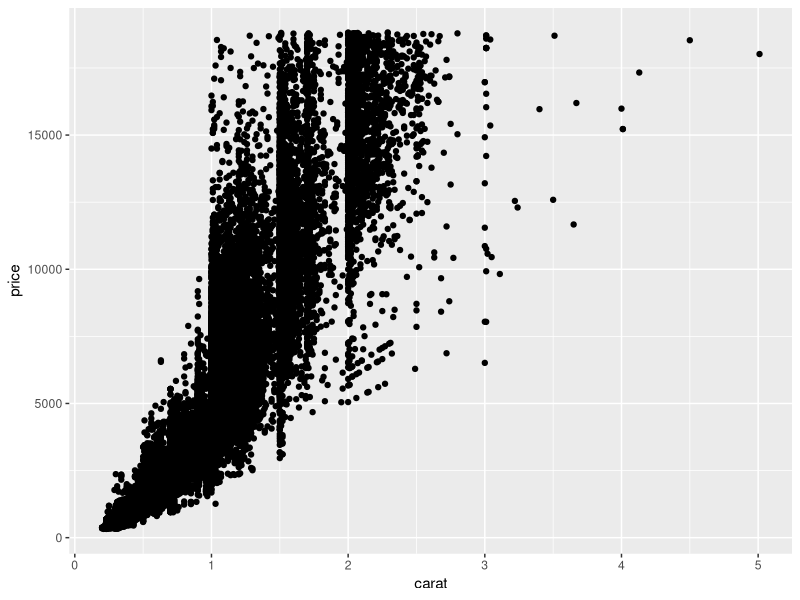
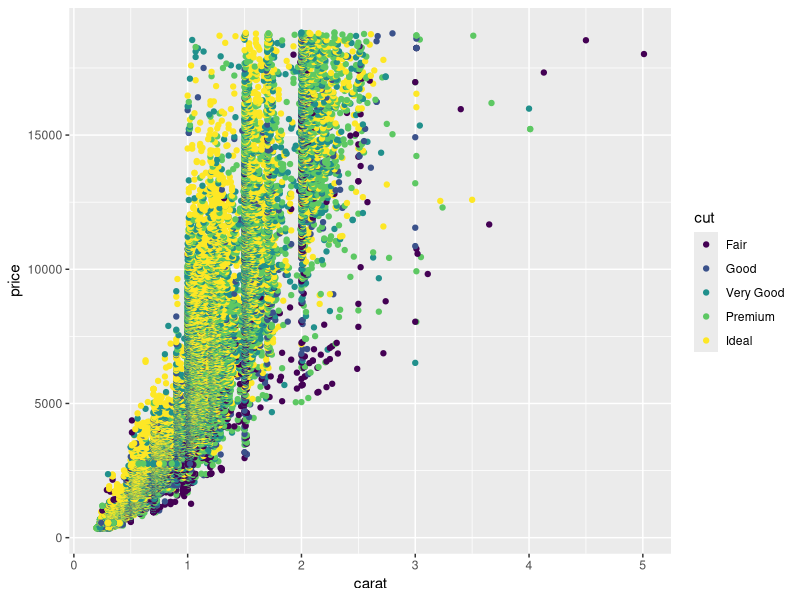
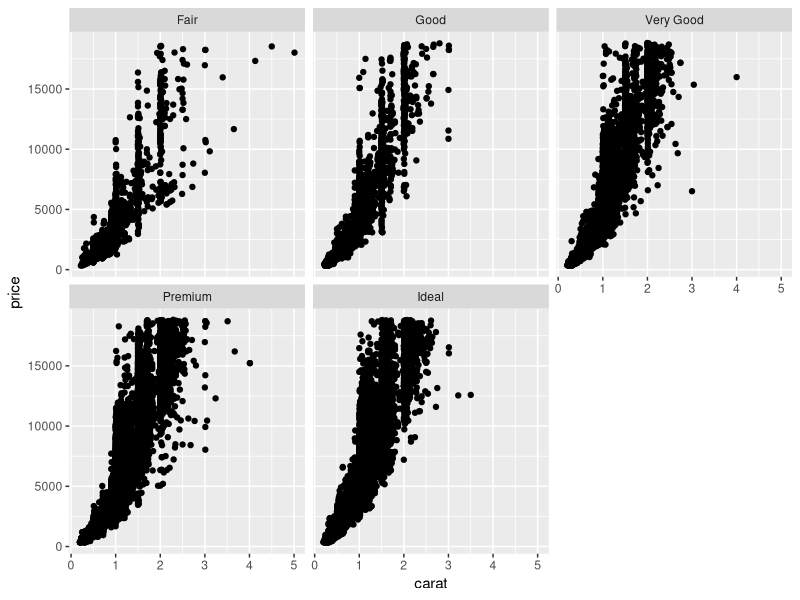
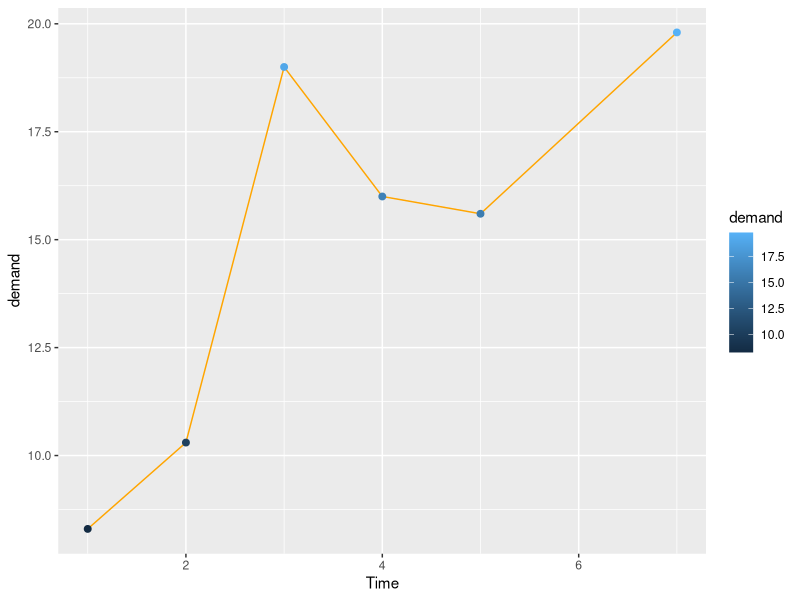
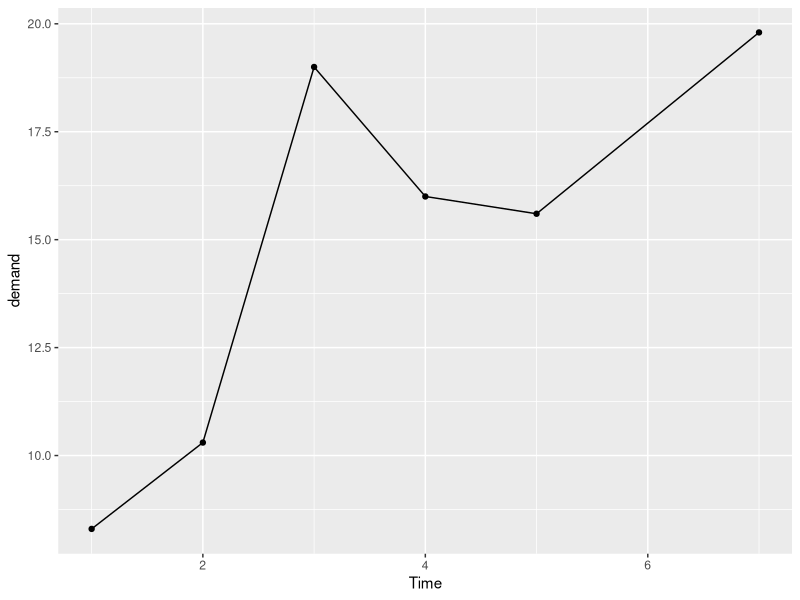
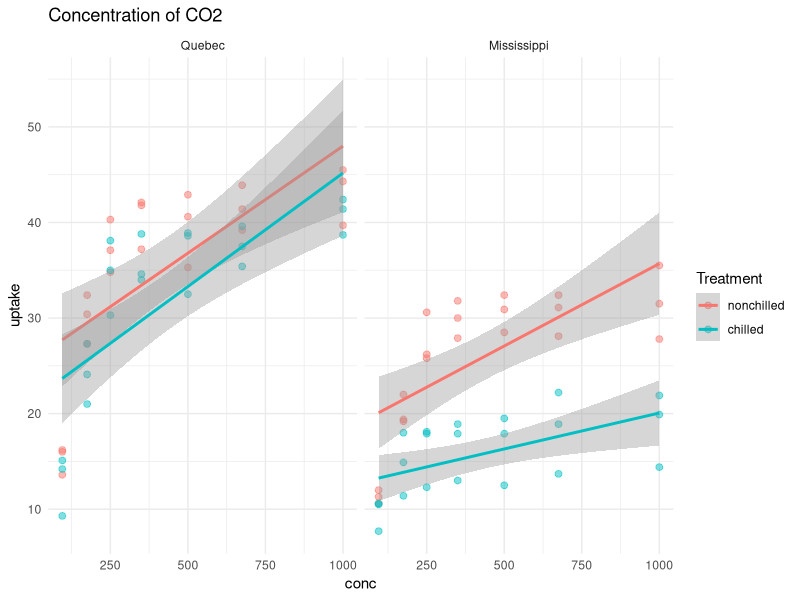
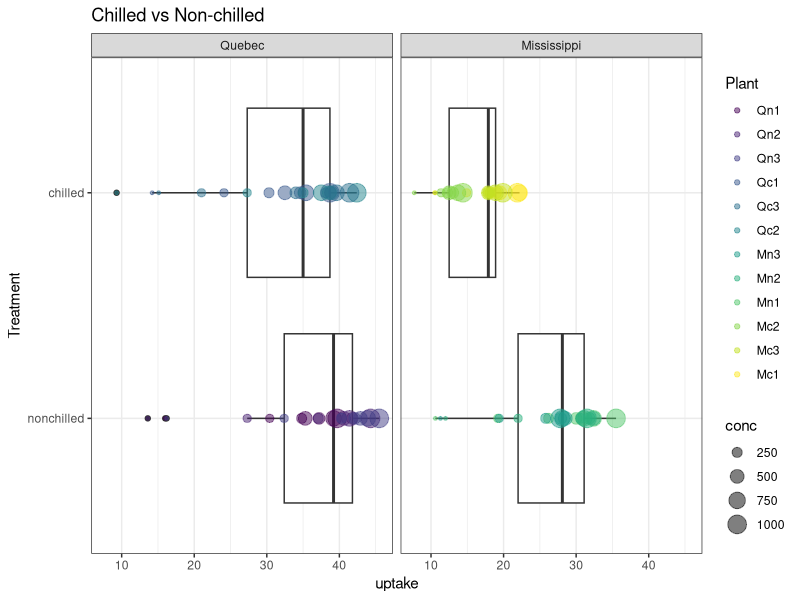
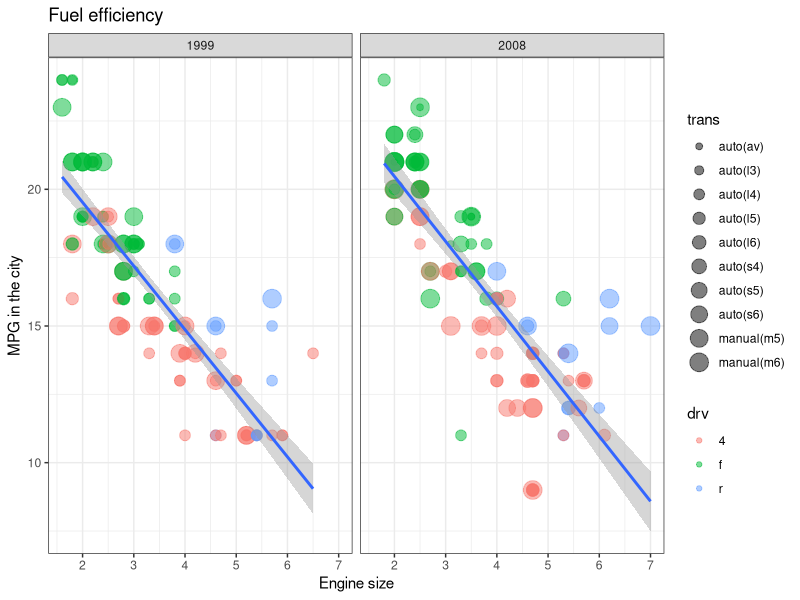

These charts were generated, in order, by the following R code:



library(tidyverse)

# Viewing data
head(diamonds)
str(diamonds)
glimpse(diamonds)
colnames(diamonds)

# Cleaning data
rename(diamonds, carat_new = carat)
rename(diamonds, carat_new = carat, cut_new = cut)
summarise(diamonds, mean_carat = mean(carat))

ggplot(data = diamonds, aes(x = carat, y = price)) + geom_point()
ggplot(data = diamonds, aes(x = carat, y = price, colour = cut)) + geom_point()
ggplot(data = diamonds, aes(x = carat, y = price)) +
 geom_point() +
 facet_wrap(~cut)


# ggplot2 basics
data()
BOD
?BOD

ggplot(data = BOD, mapping = aes(x = Time, y = demand, colour = demand)) +
 geom_line(colour = "orange") +
 geom_point(size = 2)

ggplot(BOD, aes(Time, demand)) +
 geom_line() +
 geom_point()


view(CO2)
CO2 %>%
 ggplot(aes(x = conc, y = uptake, colour = Treatment)) +
  geom_point(size = 2, alpha = 0.5) +
  geom_smooth(method = lm, se = T) +
  facet_wrap(~Type) +
  labs(title = "Concentration of CO2") +
  theme_minimal()

CO2 %>%
 ggplot(aes(Treatment, uptake)) +
  geom_boxplot() +
  geom_point(alpha = 0.5, aes(size = conc, colour = Plant)) +
  facet_wrap(~Type) +
  coord_flip() +
  labs(title = "Chilled vs Non-chilled") +
  theme_bw()


view(mpg)
colnames(mpg)
mpg %>%
 filter(cty < 25) %>%
 ggplot(aes(displ, cty)) +
  geom_point(aes(colour = drv, size = trans), alpha = 0.5) +
  geom_smooth(method = lm) +
  facet_wrap(~year, nrow = 1) +
  labs(x = "Engine size", y = "MPG in the city", title = "Fuel efficiency") +
  theme_bw()

# manufacturer
# manufacturer name

# model
# model name

# displ
# engine displacement, in litres

# year
# year of manufacture

# cyl
# number of cylinders

# trans
# type of transmission

# drv, f = front-wheel drive, r = rear wheel drive, 4 = 4wd

# cty
# city miles per gallon

# hwy
# highway miles per gallon

# fl
# fuel type

# class
# "type" of car


mpg %>%
 # fuels <- c("p", "r") %>%
 # filter(year == 2008, mpg$fl == "p" & mpg$fl=="r") %>%
 # filter(fl == fuels) %>%
 # filter(mpg$fl == "p" & mpg$fl=="r") %>%
 ggplot(aes(displ, cty)) +
  geom_point(aes(colour = fl, size = displ), alpha = .5) +
  geom_smooth(method = lm) +
  labs(x = "Engine size",
      y = "MPG in the city",
      title = "Fuel efficiency by nof cylinders") +
  facet_wrap(~cyl) +
theme_minimal()

typeof(mpg$fl)



head(diamonds)

ggplot(data = diamonds, aes(x = carat, y = price, color = cut)) + geom_point()

ggplot(data = diamonds, aes(x = carat, y = price)) + geom_point(alpha = 0.3)

colnames(diamonds)

diamonds %>%
 ggplot(aes(carat, price, colour = cut)) +
  geom_boxplot() +
  geom_point(alpha = 0.5) +
  facet_wrap(~cut, nrow = 2, ncol = 5)


#